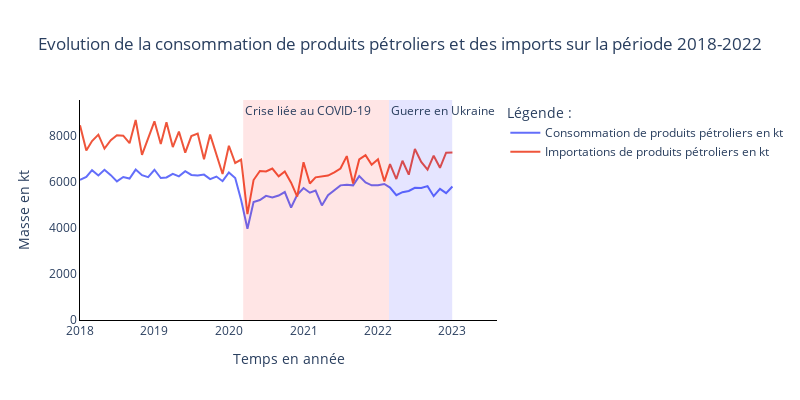

Notebook source saved alongside this figure:
### Code cell
# Consommation vs importation
scatter_plot_2lines(x1 = df_list[2].index, y1 = df_list[2]["7. Consommation totale de produits pétroliers CVS-CVC-CJO (en kt)"], x2 = df_list[2].index,
                    y2 = df_list[2]["2.1 Importations totales de produits pétroliers (en kt)"], label_1 = 'Consommation de produits pétroliers en kt', label_2 = 'Importations de produits pétroliers en kt', x_label = 'Temps en année',
                    y_label = 'Masse en kt', title = "Evolution de la consommation de produits pétroliers et des imports sur la période 2018-2022")
